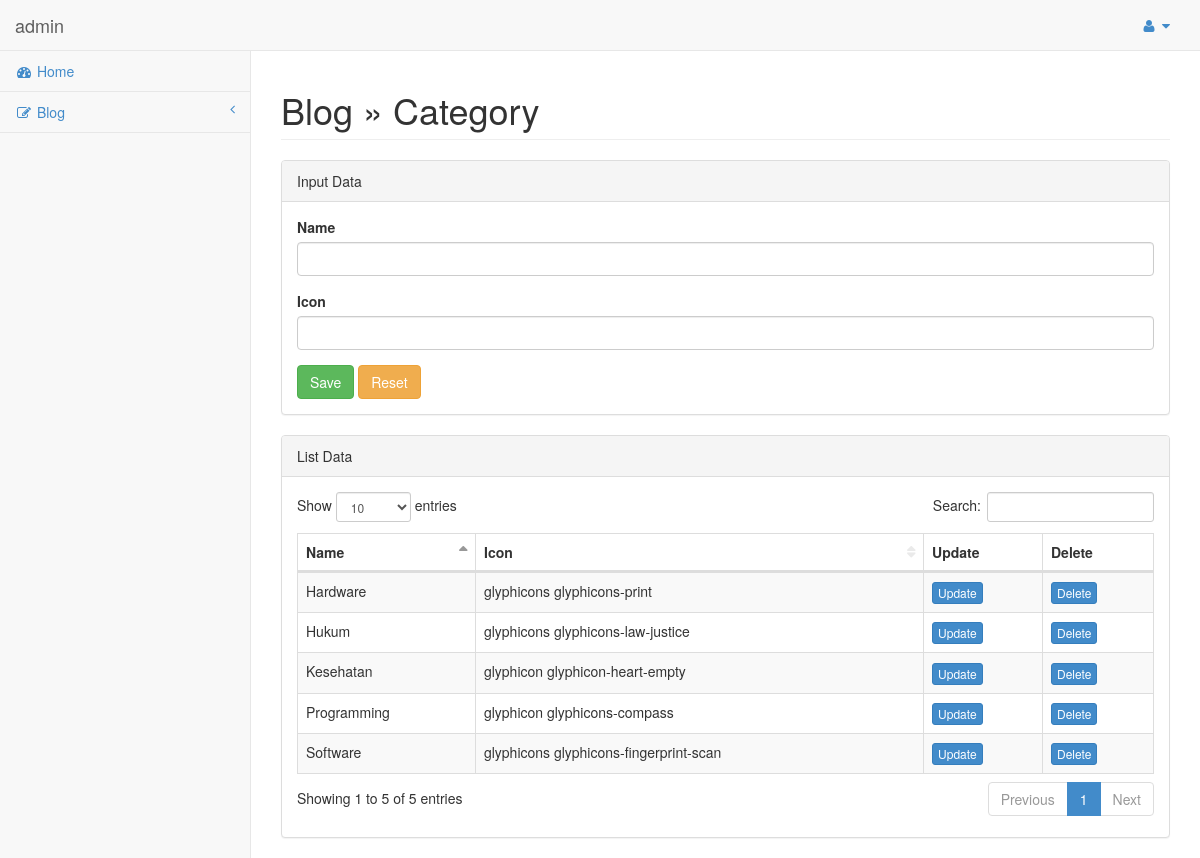
/admin/index.php?category (signed in), run on the app's committed database.
### tables this page shows
CREATE TABLE `kategori` (
  `id_kategori` int(11) NOT NULL,
  `nama` varchar(100) NOT NULL,
  `icon` varchar(100) NOT NULL
);

### admin/page/blog/category.php (the view, shortened to what this page needs)
<div class="row">
    <div class="col-lg-12">
        <h1 class="page-header">Blog &raquo; Category</h1>
    </div>
</div>
<div class="row">
    <div class="col-lg-12">
        <?php
            $category_edit = isset($_GET['category_edit']) ? $_GET['category_edit'] : false;
         ?>
        <div class="panel panel-default">
            <div class="panel-heading">
                Input Data
            </div>
            <div class="panel-body">
                <div class="row">
                    <div class="col-lg-12">
                        <form role="form" action="<?php echo ($category_edit) ? BASE_URL.'admin/page/blog/category_update.php' : BASE_URL.'admin/page/blog/category_insert.php' ; ?>" method="post">
                            <div class="form-group">
                                <label>Name</label>
                                <input class="form-control" type="text" name="nama" required="required" <?php echo ($category_edit) ? "value='$rowUpdate[nama]'" : false; ?>/>
                            </div>
                            <div class="form-group">
                                <label>Icon</label>
                                <input class="form-control" type="text" name="icon" <?php echo ($category_edit) ? "value='$rowUpdate[icon]'" : false; ?>  />
                            </div>
                            <button type="submit" name="submit" class="btn btn-success">Save</button>
                            <button type="reset" class="btn btn-warning">Reset</button>
                        </form>
                    </div>
                </div>
            </div>
        </div>
        <div class="panel panel-default">
            <div class="panel-heading">
                List Data
            </div>
            <div class="panel-body">
                <div class="table-responsive">
                    <table id="datatables" class="table table-striped table-bordered table-hover">
                        <thead>
                            <tr>
                                <th>Name</th>
                                <th>Icon</th>
                                <th>Update</th>
                                <th>Delete</th>
                            </tr>
                        </thead>
                        <tbody>
                            <?php
                            $query = mysqli_query($conn,"SELECT * FROM kategori");
                            while($row = mysqli_fetch_assoc($query)){
                                echo "
                                    <tr>
                                        <td>$row[nama]</td>
                                        <td>$row[icon]</td>
                                        <td class='center'><a href='index.php?category_edit=$row[id_kategori]' class='btn btn-primary btn-xs' type='button'>Update</a></td>
                                        <td class='center'><a href='".BASE_URL."admin/page/blog/category_delete.php?id_kategori=$row[id_kategori]' class='btn btn-primary btn-xs' type='button'>Delete</a></td>
                                    </tr>
                                ";
                            }
                             ?>
                        </tbody>
                    </table>
                </div>
            </div>
        </div>
    </div>
</div>

### admin/css/sb-admin.css (style rules this page uses)
body { background-color: #f8f8f8; padding-top: 100px; }
@media (min-width:768px) { body { padding-top: 50px; } }
table.dataTable thead .sorting, table.dataTable thead .sorting_asc, table.dataTable thead .sorting_desc, table.dataTable thead .sorting_asc_disabled, table.dataTable thead .sorting_desc_disabled { background: transparent; }
table.dataTable thead .sorting_asc:after { content: "\f0de"; float: right; font-family: fontawesome; }
table.dataTable thead .sorting:after { content: "\f0dc"; float: right; font-family: fontawesome; color: rgba(50,50,50,.5); }

### data on the page
kategori: nama "Programming", icon "glyphicon glyphicons-compass"
kategori: nama "Kesehatan", icon "glyphicon glyphicon-heart-empty"
kategori: nama "Hukum", icon "glyphicons glyphicons-law-justice"
kategori: nama "Hardware", icon "glyphicons glyphicons-print"
kategori: nama "Software", icon "glyphicons glyphicons-fingerprint-scan"

### other printed values
$username "admin"
